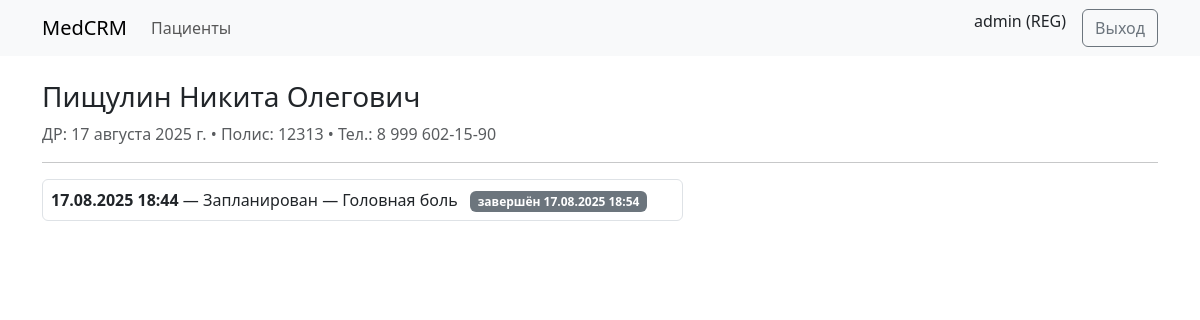
The page /patients/1/ (signed in) on the database as committed earlier.
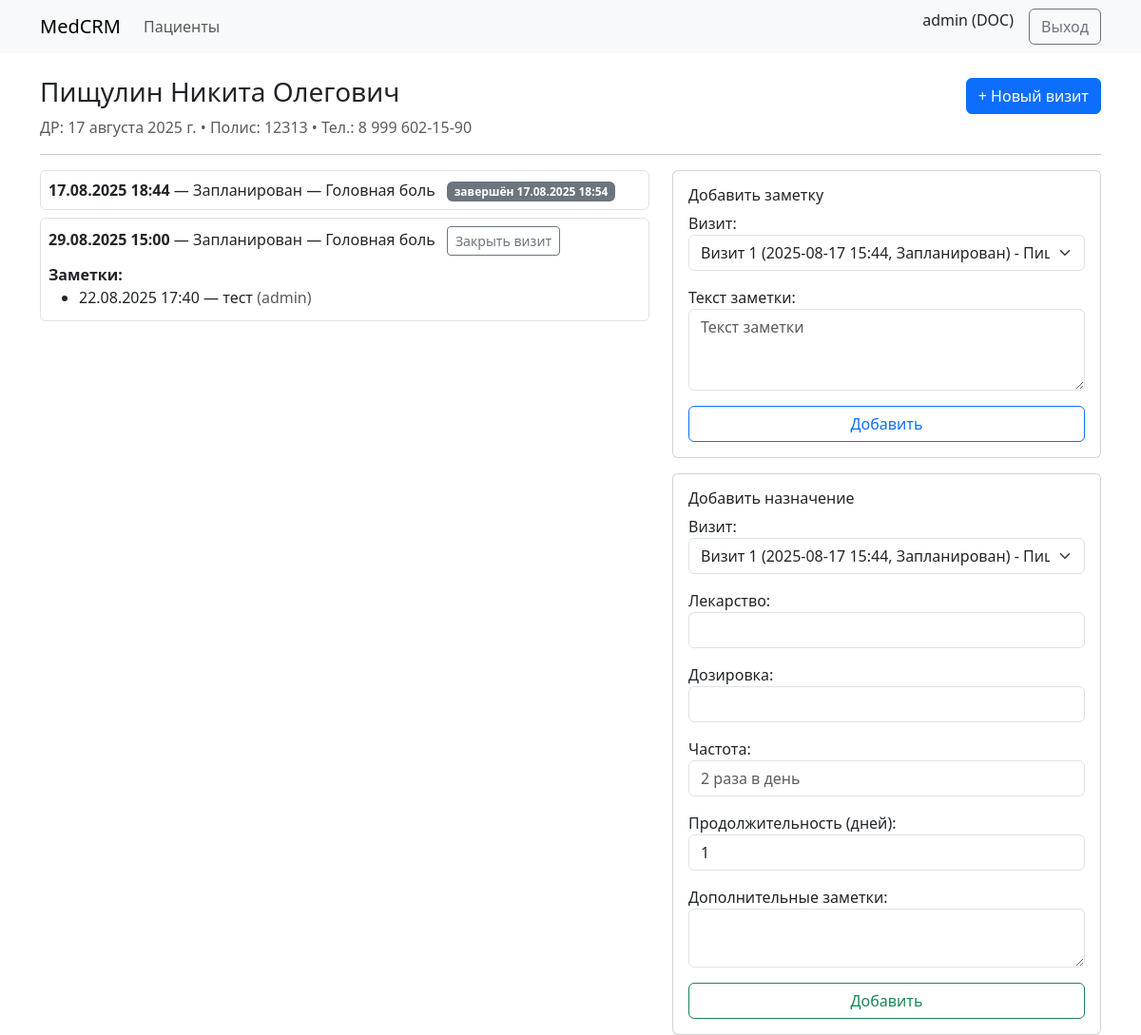
The same page on the database as committed later.
### accounts/models.py (models this page shows, shortened)
class User(AbstractUser):
    class Role(models.TextChoices):
        ADMIN = "ADMIN", "Администратор"
        REGISTRAR = "REG", "Регистратор"
        DOCTOR = "DOC", "Врач"
        NURSE = "NUR", "Медсестра"
        PHARMACIST = "PHARM", "Провизор"
        LAB = "LAB", "Лаборант"
    role = models.CharField(max_length=10, choices=Role.choices, default=Role.REGISTRAR)

### clinical/models.py (models this page shows)
class Encounter(models.Model):
    class Status(models.TextChoices):
        PLANNED="PLANNED","Запланирован"
        INPROGRESS="INPROGRESS","В процессе"
        FINISHED="FINISHED","Завершен"
    patient = models.ForeignKey(Patient, on_delete=models.CASCADE, related_name="encounters")
    doctor = models.ForeignKey(settings.AUTH_USER_MODEL, on_delete=models.PROTECT, related_name="encounters")
    started_at = models.DateTimeField(verbose_name="Начало визита")
    finished_at = models.DateTimeField(null=True, blank=True, verbose_name="Окончание визита")
    reason = models.CharField(max_length=255, blank=True, verbose_name="Причина визита")
    status = models.CharField(max_length=20, choices=Status.choices, default=Status.PLANNED, verbose_name="Статус")
    class Meta:
        verbose_name = "Визит"
        verbose_name_plural = "Визиты"
        ordering = ["-started_at"]
    def __str__(self):
        started = self.started_at.strftime("%Y-%m-%d %H:%M") if self.started_at else "не начат"
        status = self.get_status_display()
        reason = self.reason if self.reason else "без причины"
        return f"Визит {self.id} ({started}, {status}) - {self.patient}"

class Note(models.Model):
    encounter = models.ForeignKey(Encounter, on_delete=models.CASCADE, related_name="notes")
    author = models.ForeignKey(settings.AUTH_USER_MODEL, on_delete=models.PROTECT)
    created_at = models.DateTimeField(auto_now_add=True)
    text = models.TextField()

### web/views.py (the view, shortened to what this page needs)
# urls.py: path("patients/<int:pk>/", PatientDetail.as_view(), name="patient_detail"),
class PatientDetail(RoleRequiredMixin, DetailView):
    model = Patient
    template_name = "patients/detail.html"
    allowed_roles = {"ADMIN", "REG", "DOC", "NUR"}
    def get_queryset(self):
        return (
            Patient.objects
            .prefetch_related(
                Prefetch(
                    "encounters",
                    queryset=Encounter.objects.order_by("-started_at")
                        .prefetch_related("notes", "prescriptions", "attachments")
                )
            )
        )
    def get_context_data(self, **kwargs):
        ctx = super().get_context_data(**kwargs)
        patient: Patient = self.object
        enc_qs = Encounter.objects.filter(patient=patient).order_by("started_at")
        ctx["encounters"] = enc_qs
        ctx.setdefault("encounter_form", EncounterForm(initial={
            "patient": patient.id,
            "doctor": self.request.user.id,
        }))
        default_enc_id = enc_qs[0].id if enc_qs else None
        note_form = ctx.get("note_form") or NoteForm(initial={"encounter": default_enc_id})
        note_form.fields["encounter"].queryset = enc_qs
        ctx["note_form"] = note_form
        rx_form = ctx.get("rx_form") or PrescriptionForm(initial={"encounter": default_enc_id})
        rx_form.fields["encounter"].queryset = enc_qs
        ctx["rx_form"] = rx_form
        return ctx

### web/forms.py
class EncounterForm(forms.ModelForm):
    class Meta:
        model = Encounter
        fields = ["patient", "doctor", "started_at", "reason", "status"]
        widgets = {
            "started_at": forms.TextInput(
                attrs={
                    "type": "text",
                    "class": "form-control js-datetime",
                    "placeholder": "ГГГГ-ММ-ДД ЧЧ:ММ",
                }
            ),
            "patient": forms.Select(attrs={"class": "form-select"}),
            "doctor": forms.Select(attrs={"class": "form-select"}),
            "reason": forms.TextInput(attrs={"class": "form-control", "placeholder": "Причина визита"}),
            "status": forms.Select(attrs={"class": "form-select"}),
        }
    def __init__(self, *args, **kwargs):
        super().__init__(*args, **kwargs)
        self.fields["started_at"].input_formats = ["%Y-%m-%d %H:%M"]
        if self.initial.get('patient'):
            self.fields['patient'].widget = forms.HiddenInput()
        if self.initial.get('doctor'):
            self.fields['doctor'].widget = forms.HiddenInput()

### templates/patients/detail.html (shortened to what this page needs)
{% extends "base.html" %}
{% block content %}
<div class="d-flex align-items-center justify-content-between">
    <h3>
        {{ object.last_name }} {{ object.first_name }}{% if object.middle_name %} {{ object.middle_name }}{% endif %}
    </h3>
    {% if user.role in "ADMIN DOC NUR" %}
    <button class="btn btn-primary" data-bs-toggle="modal" data-bs-target="#encounterModal">
        + Новый визит
    </button>
    {% endif %}
</div>
<p class="text-muted">
    ДР: {{ object.birth_date }} • Полис: {{ object.insurance_number }} • Тел.: {{ object.phone }}
</p>
<hr>
<div class="row">
    <div class="col-md-7">
        {% if encounters %}
        {% for e in encounters %}
        <div class="border rounded p-2 mb-2">
            <b>{{ e.started_at|date:"d.m.Y H:i" }}</b> — {{ e.get_status_display }}
            {% if e.reason %}
            — {{ e.reason }}
            {% else %}
            — Без причины
            {% endif %}
            {% if not e.finished_at and user.role in "ADMIN DOC NUR" %}
            <form method="post" class="d-inline ms-2">
                <button class="btn btn-sm btn-outline-secondary">Закрыть визит</button>
            </form>
            {% endif %}
            {% if e.finished_at %}
            <span class="badge text-bg-secondary ms-2">
                завершён {{ e.finished_at|date:"d.m.Y H:i" }}
            </span>
            {% endif %}
            {% if e.notes.all %}
            <div class="mt-2">
                <b>Заметки:</b>
                <ul class="mb-1">
                    {% for n in e.notes.all %}
                    <li>
                        {{ n.created_at|date:"d.m.Y H:i" }} — {{ n.text }}
                        <span class="text-muted">({{ n.author.get_full_name|default:n.author.username }})</span>
                    </li>
                    {% endfor %}
                </ul>
            </div>
            {% endif %}
        </div>
        {% endfor %}
        {% else %}
        <p class="text-muted">Пока нет визитов.</p>
        {% endif %}
    </div>
    <div class="col-md-5">
        {% if user.role in "ADMIN DOC NUR" %}
        <div class="card mb-3">
            <div class="card-body">
                <h6 class="card-title">Добавить заметку</h6>
                <form method="post">
                    {{ note_form.as_p }}
                    <button class="btn btn-outline-primary w-100">Добавить</button>
                </form>
            </div>
        </div>
        <div class="card">
            <div class="card-body">
                <h6 class="card-title">Добавить назначение</h6>
                <form method="post">
                    {{ rx_form.as_p }}
                    <button class="btn btn-outline-success w-100">Добавить</button>
                </form>
            </div>
        </div>
        {% endif %}
    </div>
</div>
{% endblock %}

### templates/base.html (shortened to what this page needs)
{% load static %}
<!doctype html>
<html lang="ru">
<head>
    <link href="https://cdn.jsdelivr.net/npm/bootstrap@5.3.3/dist/css/bootstrap.min.css" rel="stylesheet">
</head>
<link rel="stylesheet" href="https://cdn.jsdelivr.net/npm/flatpickr/dist/flatpickr.min.css">
<body>
    <nav class="navbar navbar-expand-lg bg-body-tertiary">
        <div class="container">
            <a class="navbar-brand" href="/">MedCRM</a>
            <div class="collapse navbar-collapse">
                <ul class="navbar-nav me-auto">
                    <li class="nav-item"><a class="nav-link" href="{% url 'web:patients' %}">Пациенты</a></li>
                </ul>
                <div class="d-flex">
                    {% if user.is_authenticated %}
                    <span class="me-3">{{ user.get_full_name|default:user.username }} ({{ user.role }})</span>
                    <form method="post" action="{% url 'web:logout' %}" style="display:inline;">
                        <button type="submit" class="btn btn-outline-secondary">Выход</button>
                    </form>
                    {% else %}
                    <a class="btn btn-primary" href="{% url 'web:login' %}">Вход</a>
                    {% endif %}
                </div>
            </div>
        </div>
    </nav>
    <div class="container mt-4">
        {% block content %}{% endblock %}
    </div>
    <link rel="stylesheet" href="https://cdn.jsdelivr.net/npm/flatpickr/dist/flatpickr.min.css">
</body>
</html>

Rows that differ between the two databases and show on the page:
changed User "admin": role "REG" → "DOC"
added Encounter: started_at "29.08.2025 15:00", status "Запланирован", reason "Головная боль"
added Note: created_at "22.08.2025 17:40", text "тест", author.get_full_name "admin"
Other text that changed with them:
form field encounter: (not shown) → "Визит 1 (2025-08-17 15:44, Запланирован) - Пищулин Никита Олегович (2025-08-17)"
form field duration_days: (not shown) → "1"
text now shown: "+ Новый визит Добавить заметку Визит: Текст заметки: Добавить Добавить назначение Визит: Лекарство: Дозировка: Частота: Продолжительность (дней): Дополнительные заметки: Добавить"
